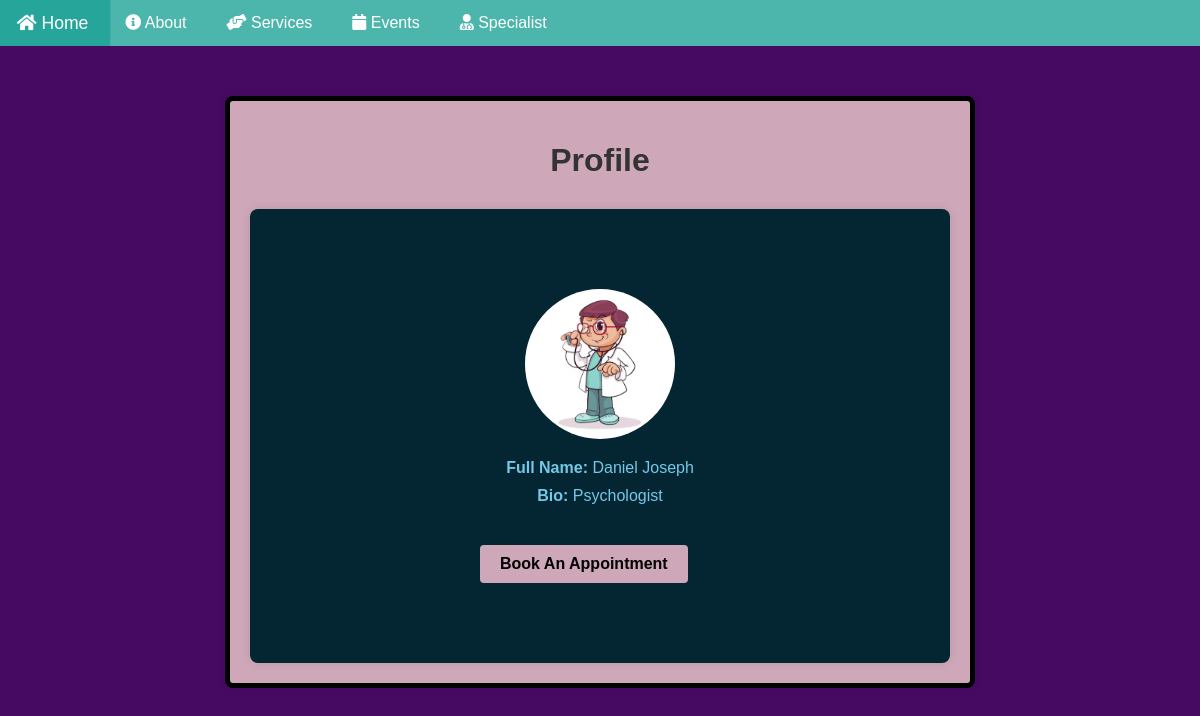
The app's page /faculty/ with its own data.
### MentalHealth/models.py (models this page shows, shortened)
class Profile(models.Model):
    user = models.OneToOneField(User, on_delete=models.CASCADE, related_name='profile')
    full_name = models.CharField(max_length=255, blank=True)
    bio = models.TextField(blank=True)
    image = models.ImageField(upload_to='profile_images/', blank=True)

### MentalHealth/views.py (the view)
# urls.py: path('faculty/', views.doc_list, name='doc_list'),
def doc_list(request):
    profiles= Profile.objects.all()
    return render(request, 'docprofile.html', {'profiles': profiles})

### templates/docprofile.html (shortened to what this page needs)
<!DOCTYPE html>
<html lang="en">
<head>
</head>
<body>
        {% include 'homenavbar.html' %}
        <div class="container">
            <h1>Profile</h1>
        {% for profile in profiles %}
        <div class="profile-container">
            <div class="profile-image">
                <img src="{{ profile.image.url }}" alt="Profile Image">
            </div>
            <div class="profile-field">
                <strong>Full Name:</strong> {{ profile.full_name }}
            </div>
            <div class="profile-field">
                <strong>Bio:</strong> {{ profile.bio }}
            </div>
        {% endfor %}
        <a href="/login" class="button">Book An Appointment</a>
    </div>
</body>
</html>

### templates/docprofile.html (style rules this page uses)
body { font-family: Arial, sans-serif; background-color: #470A63; margin: 0; padding: 0; }
.container { max-width: 700px; margin: 50px auto; padding: 20px; background-color:#CEA8B8 ; border-radius: 8px; box-shadow: 0 0 10px rgba(0, 0, 0, 0.1); border: 5px solid black; }
h1 { text-align: center; color: #333; margin-bottom: 30px; }
.profile-container { background-color: #042633; border-radius: 8px; padding: 80px; box-shadow: 0 0 10px rgba(0, 0, 0, 0.1); max-width: 600px; margin: 0 auto; }
.profile-image { border-radius: 50%; overflow: hidden; width: 150px; height: 150px; margin: 0 auto; display: block; margin-bottom: 20px; }
.profile-image img { width: 100%; height: 100%; object-fit: cover; }
.profile-field { margin-bottom: 10px; color: #74c8e8; text-align:center; }
.profile-field strong { font-weight: bold; }
.button { display: inline-block; padding: 10px 20px; font-size: 16px; background-color: #CEA8B8 ; color: black; font-weight:bold; border: none; border-radius: 4px; text-decoration: none; transition: background-color 0.3s ease; align-items: center; margin-top:30px; margin-left:150px; }

### records on screen
Profile: image (picture), full_name "Daniel Joseph", bio "Psychologist"
